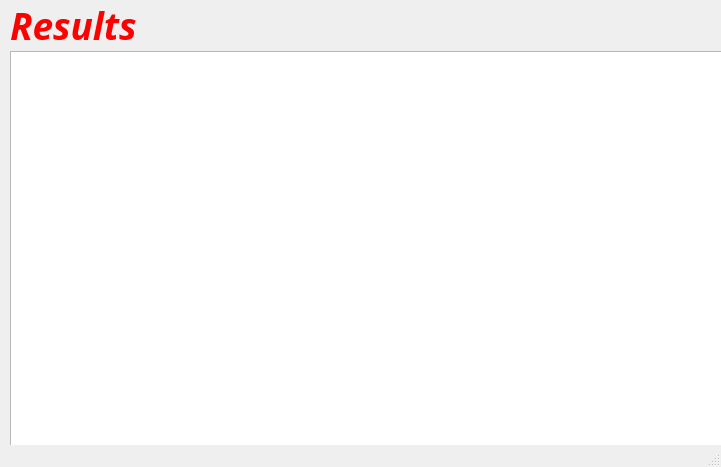
<?xml version="1.0" encoding="UTF-8"?>
<ui version="4.0">
 <class>Result</class>
 <widget class="QMainWindow" name="Result">
  <property name="geometry">
   <rect>
    <x>0</x>
    <y>0</y>
    <width>721</width>
    <height>467</height>
   </rect>
  </property>
  <property name="windowTitle">
   <string>MainWindow</string>
  </property>
  <widget class="QWidget" name="centralwidget">
   <widget class="QTableView" name="tableView">
    <property name="geometry">
     <rect>
      <x>10</x>
      <y>51</y>
      <width>1331</width>
      <height>641</height>
     </rect>
    </property>
    <property name="verticalScrollBarPolicy">
     <enum>Qt::ScrollBarAlwaysOn</enum>
    </property>
    <property name="horizontalScrollBarPolicy">
     <enum>Qt::ScrollBarAlwaysOn</enum>
    </property>
    <property name="sizeAdjustPolicy">
     <enum>QAbstractScrollArea::AdjustToContents</enum>
    </property>
    <property name="editTriggers">
     <set>QAbstractItemView::NoEditTriggers</set>
    </property>
   </widget>
   <widget class="QLabel" name="label_2">
    <property name="geometry">
     <rect>
      <x>10</x>
      <y>0</y>
      <width>141</width>
      <height>43</height>
     </rect>
    </property>
    <property name="font">
     <font>
      <family>Baskerville Old Face</family>
      <pointsize>28</pointsize>
     </font>
    </property>
    <property name="text">
     <string>&lt;html&gt;&lt;head/&gt;&lt;body&gt;&lt;p&gt;&lt;span style=&quot; font-weight:600; font-style:italic; color:#ff0000;&quot;&gt;Results&lt;/span&gt;&lt;/p&gt;&lt;/body&gt;&lt;/html&gt;</string>
    </property>
   </widget>
  </widget>
  <widget class="QMenuBar" name="menubar">
   <property name="geometry">
    <rect>
     <x>0</x>
     <y>0</y>
     <width>721</width>
     <height>21</height>
    </rect>
   </property>
  </widget>
  <widget class="QStatusBar" name="statusbar"/>
 </widget>
 <resources/>
 <connections/>
</ui>
